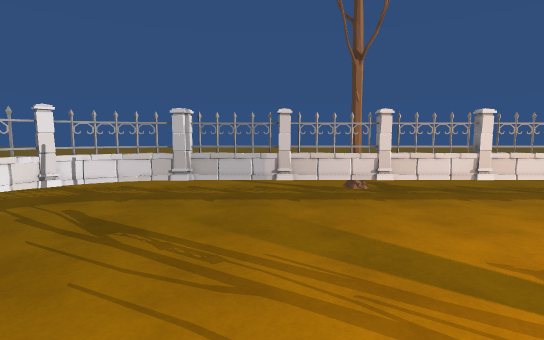
View 1 (above)

17 first-person views from a walk through a scene from a Unity 3-D project. The camera is 1.5 m above the floor, tilts 6° down and sees 80° across. The floor is counted in squares, 1 m on a side. Each view is taken from the middle of a square. On the plan, view 1 faces up. The plan holds only what a view shows up to about 15 squares ahead; the rest is blank. The place goes on beyond the plan. The player is left out.

View 2
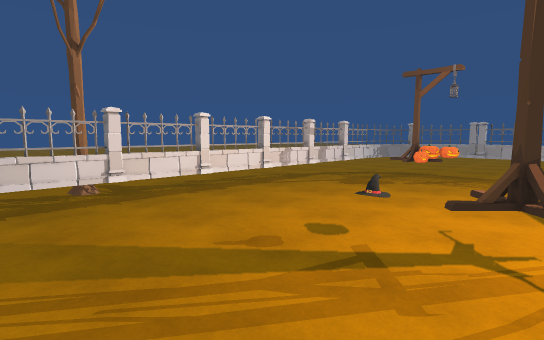

View 3
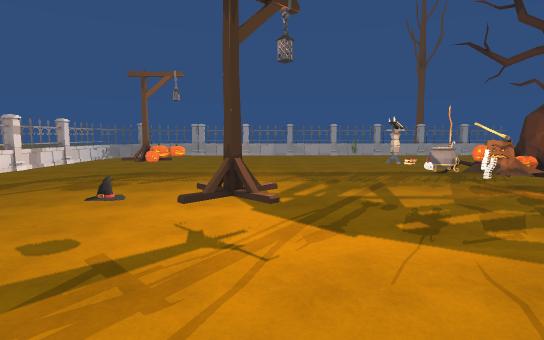

View 4
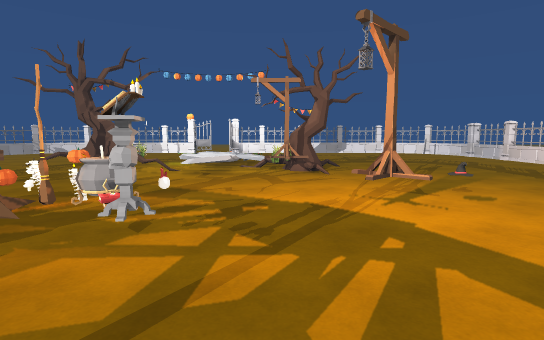

View 5
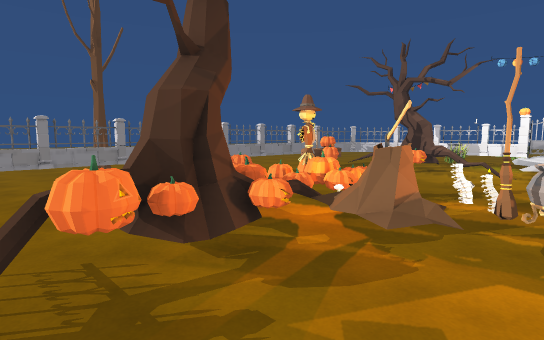

View 6
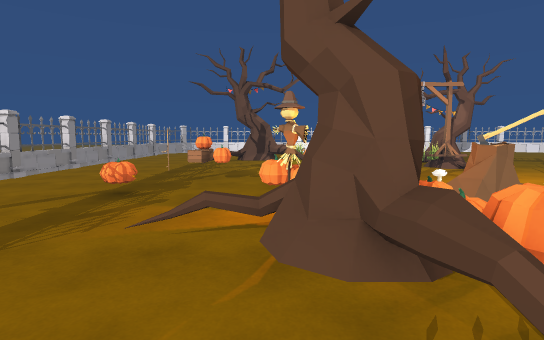

View 7
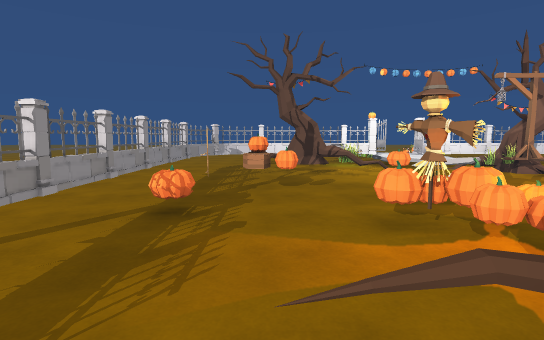

View 8
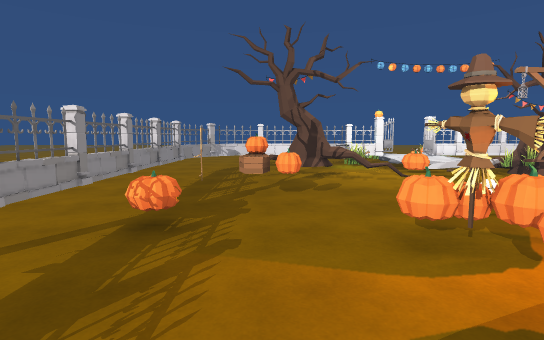

View 9
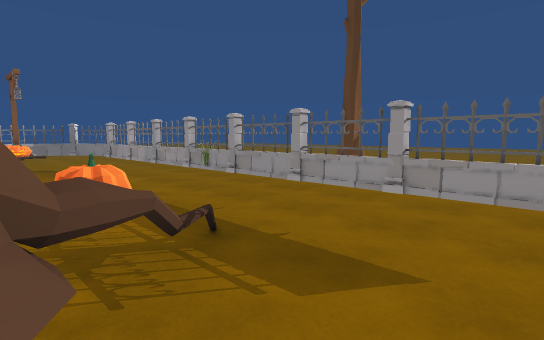

View 10
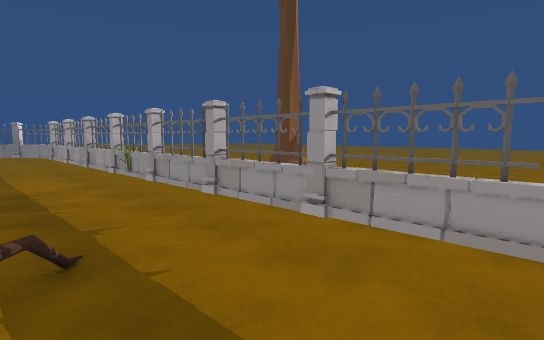

View 11
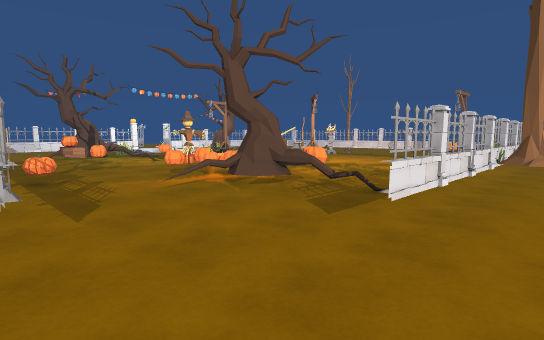

View 12
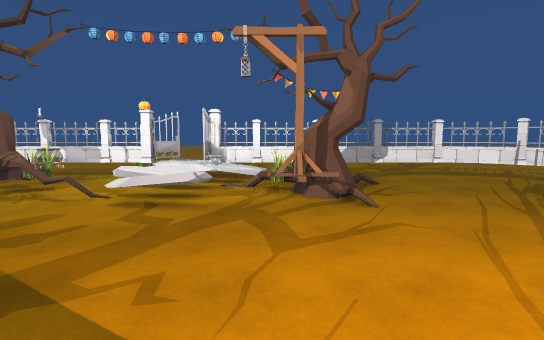

View 13
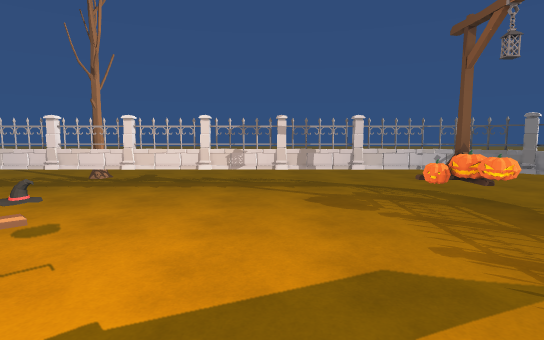

View 14
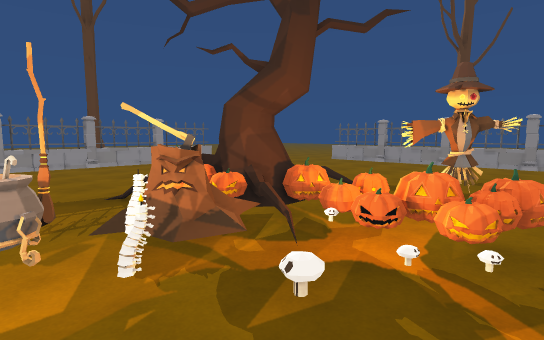

View 15
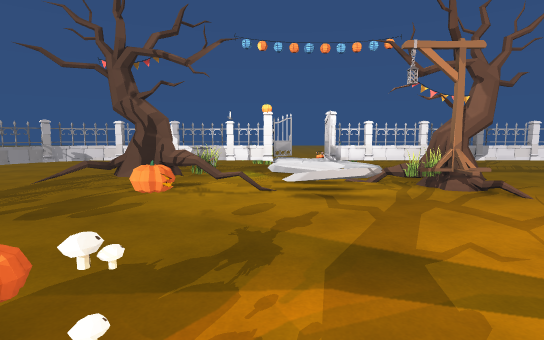

View 16
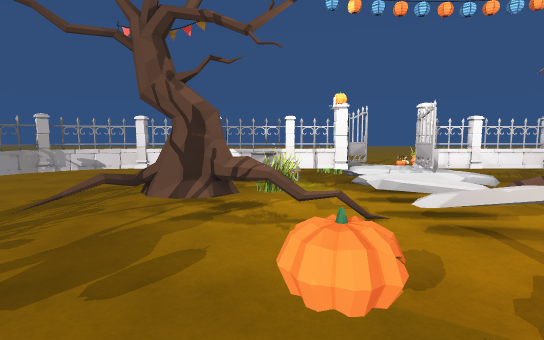

View 17
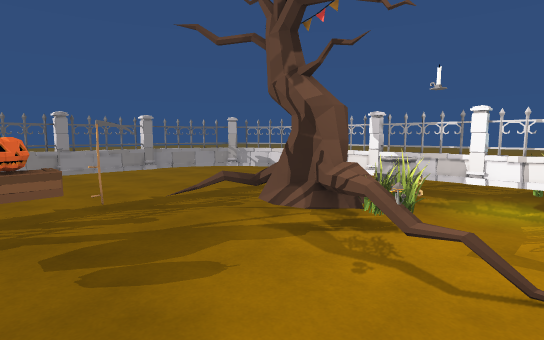

### Floor plan
Key: @ floor where view 1 was taken; # wall or solid block; x gap in a wall; . main floor; : floor 0.5 m higher than the main floor; / step, stairs or slope; = window, fence, low wall or low ledge; T tree; H thing the floor can be seen under or through; P pumpkin; M mushroom; C candle; S stump; O other object.
Columns run from 10 left of view 1 to 21 right of it. Each row starts with its distance up from view 1.
 12        ..................
 11       ...................
 10     ......................
  9  ...........T...............
  8  ...........................
  7  .......HHHHHHHHHHHHHH=....
  6  .....HHH..............=#..
  5  ....#=..............=#.##.
  4  ....=...............PP..=..
  3 .....=................P..#..
  2 .....=........OO.........=...
  1 .... =........x=.........#...
  0 .... =.TT/@...=#.........=...
 -1       .TTx=..............#...
 -2       .O#O...............=...
 -3       =. O...............H...
 -4       OO:O.......O O.....H...
 -5  ...OOOOOO......MCC......H...
 -6 ...O OOOO.........SS.....=....
 -7 .... O .....P..MMOSPPPT..#T.....
 -8  ....H OTM..PP.PPPPPPPT..=T.....
 -9  ....= TT......PPP.TO....#......
-10  ....# TT...P......T.....=.....
-11  ....=..T..PPP..............
-12     .=.....PP...............
-13    ..HH..O....PP...........
-14 ......HHHHH...HHH.........
-15 ..........H=#=H=H=#=#=#..  .
-16 ................. T ....
-17 ...............   . ....
-18  .............  .......
-19     ......      ......
-20      .....      ......
-21                  ....

Positions as (right, up) in squares from view 1, and headings:
1: (0, 0), facing up
2: (0, 0), facing up-right
3: (0, 0), facing right
4: (12, -2), facing left
5: (12, -4), facing down-left
6: (13, -9), facing left
7: (11, -11), facing left
8: (10, -11), facing left
9: (10, -11), facing up-right
10: (12, -11), facing up-right
11: (17, -15), facing up-left
12: (6, -2), facing left
13: (8, -2), facing up
14: (5, -4), facing down-right
15: (7, -6), facing left
16: (4, -8), facing left
17: (2, -6), facing down-left
